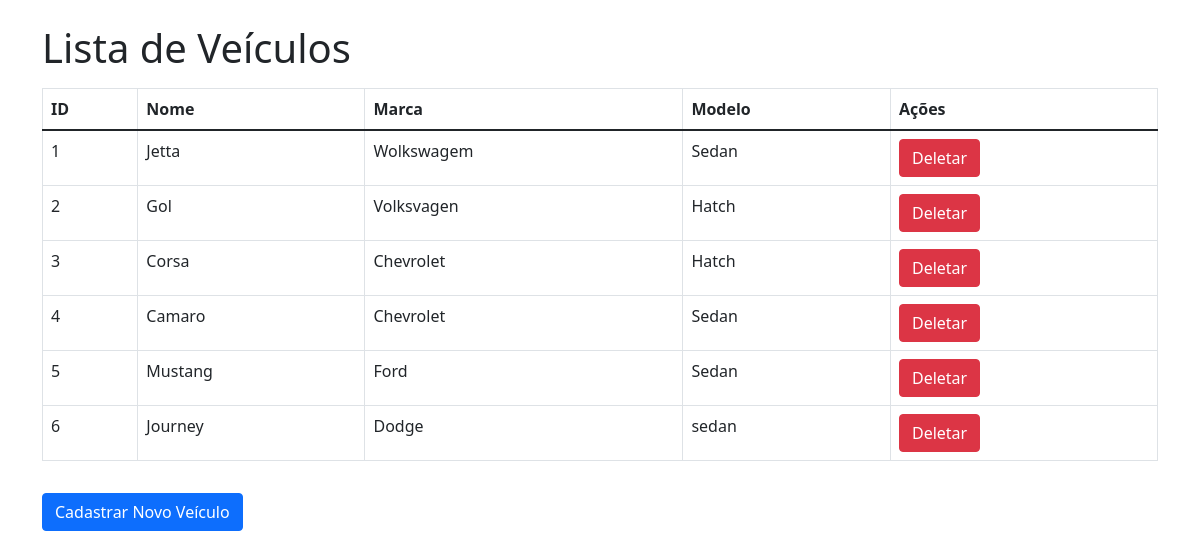
Screenshot of /listar_veiculos with the database file from the repository.
### app/models.py (models this page shows, shortened)
class Veiculo(db.Model):
    id = db.Column(db.Integer, primary_key=True)
    nome = db.Column(db.String(20), nullable=False)
    marca = db.Column(db.String(20), nullable=False)
    modelo =db.Column(db.String(20), nullable=False)
    categoria = db.Column(db.String(20), nullable=False)
    ano = db.Column(db.Date, nullable=False)
    preco_dia = db.Column(db.Float, nullable=False)
    disponibilidade = db.Column(db.String(20), nullable=False)
    placa = db.Column(db.String(20), unique=True, nullable=False)
    imagem = db.Column(db.String(100), nullable=True)

### app/routes.py (the view)
@bp.route('/listar_veiculos', methods=['GET'])
def listar_veiculos():
    veiculos = Veiculo.query.all()
    return render_template('listar_veiculos.html', veiculos=veiculos)

### app/templates/listar_veiculos.html (shortened to what this page needs)
<!DOCTYPE html>
<html lang="pt-BR">
<head>
    <link rel="stylesheet" href="https://cdnjs.cloudflare.com/ajax/libs/bootstrap/5.1.3/css/bootstrap.min.css">
</head>
<body>
    <div class="container">
        <h1 class="mt-4">Lista de Veículos</h1>
        <table class="table table-bordered mt-3">
            <thead>
                <tr>
                    <th>ID</th>
                    <th>Nome</th>
                    <th>Marca</th>
                    <th>Modelo</th>
                    <th>Ações</th>
                </tr>
            </thead>
            <tbody>
                {% for veiculo in veiculos %}
                <tr>
                    <td>{{ veiculo.id }}</td>
                    <td>{{ veiculo.nome }}</td>
                    <td>{{ veiculo.marca }}</td>
                    <td>{{ veiculo.modelo }}</td>
                    <td>
                        <form action="{{ url_for('home.deletar_veiculo', id=veiculo.id) }}" method="post" style="display:inline;">
                            <button type="submit" class="btn btn-danger" onclick="return confirm('Tem certeza que deseja deletar este veículo?');">Deletar</button>
                        </form>
                    </td>
                </tr>
                {% endfor %}
            </tbody>
        </table>
        <a href="{{ url_for('home.cad_veiculo') }}" class="btn btn-primary mt-3">Cadastrar Novo Veículo</a>
    </div>
</body>
</html>

### rows the page displays
Veiculo: id "1", nome "Jetta", marca "Wolkswagem", modelo "Sedan"
Veiculo: id "2", nome "Gol", marca "Volksvagen", modelo "Hatch"
Veiculo: id "3", nome "Corsa", marca "Chevrolet", modelo "Hatch"
Veiculo: id "4", nome "Camaro", marca "Chevrolet", modelo "Sedan"
Veiculo: id "5", nome "Mustang", marca "Ford", modelo "Sedan"
Veiculo: id "6", nome "Journey", marca "Dodge", modelo "sedan"
